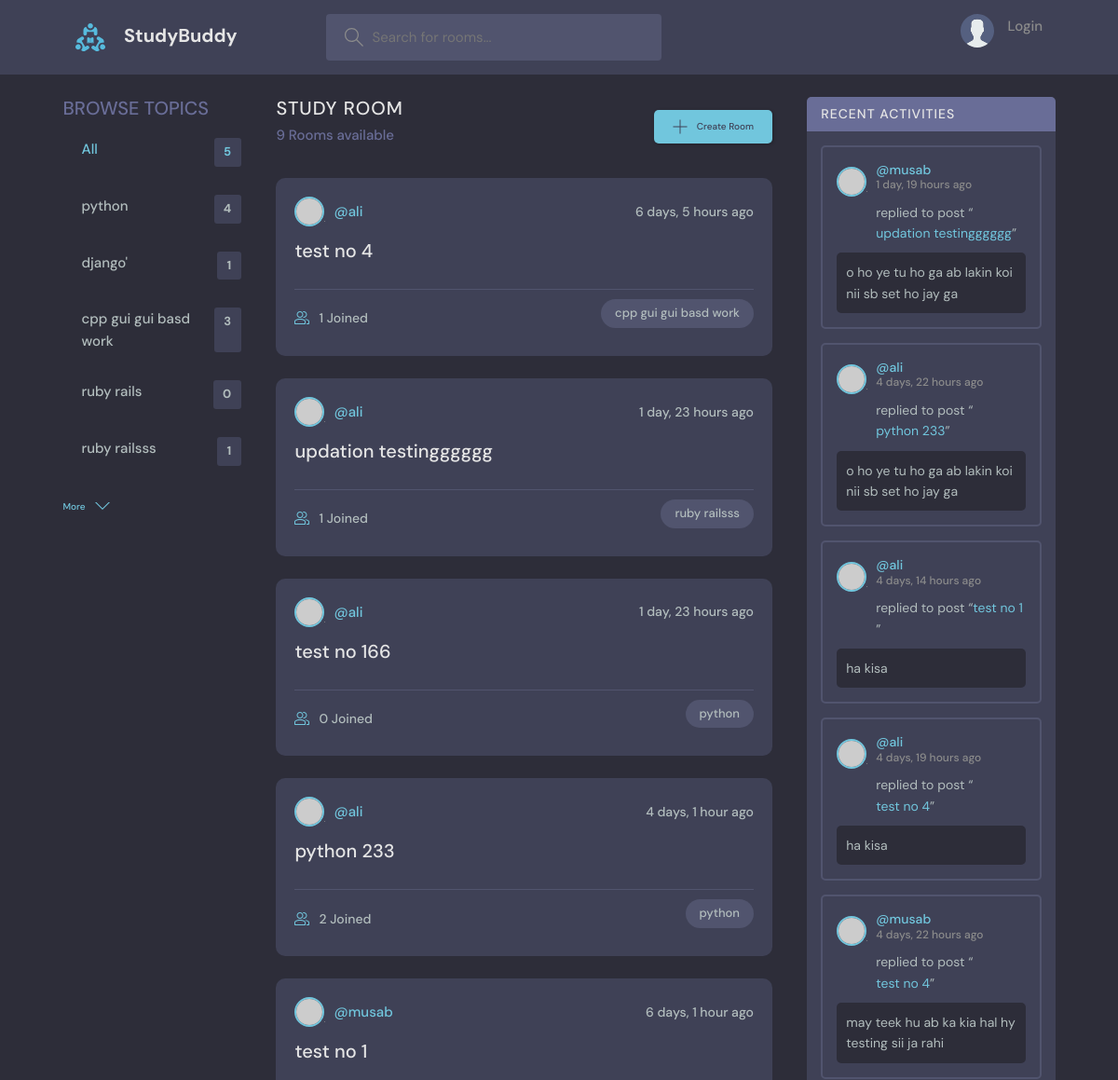
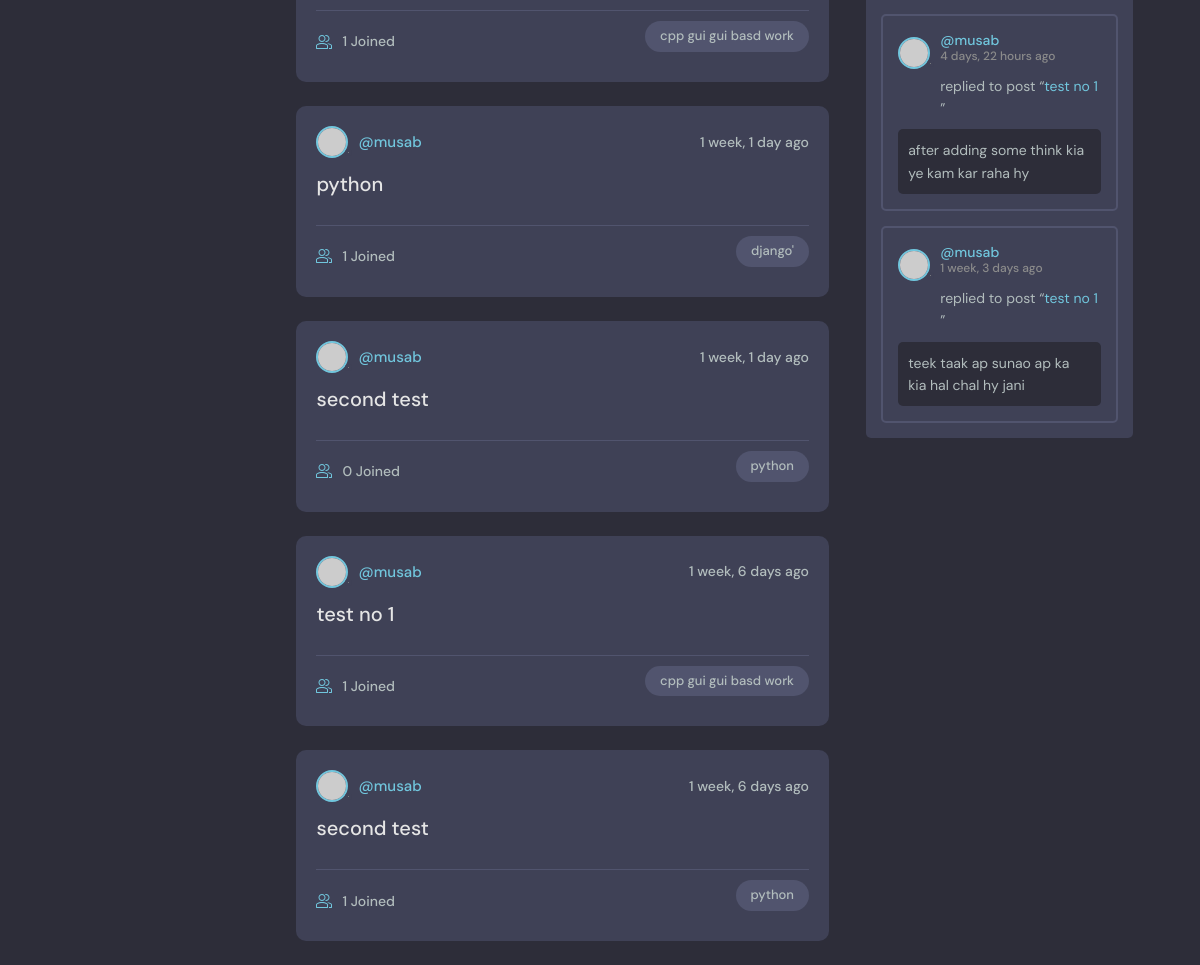
The page / on the database its author committed (2 pictures, top to bottom).
### base/models.py (models this page shows, shortened)
class Topic(models.Model):
    name = models.CharField(max_length=200)

class Room(models.Model):
    host = models.ForeignKey(User,on_delete=models.SET_NULL,null=True)
    topic = models.ForeignKey(Topic,on_delete=models.SET_NULL,null=True)
    name = models.CharField(max_length=200)
    description = models.TextField(null=True,blank=True)
    participants = models.ManyToManyField(User,related_name='participants',blank=True)
    updated = models.DateTimeField(auto_now=True)
    created = models.DateTimeField(auto_now_add = True)
    class Meta:
        ordering = ['-updated','-created']
    def __str__(self):
        return self.name

class Message(models.Model):
    user = models.ForeignKey(User,on_delete=models.CASCADE)
    room = models.ForeignKey(Room,on_delete=models.CASCADE)
    body = models.TextField()
    updated = models.DateTimeField(auto_now=True)
    created = models.DateTimeField(auto_now_add=True)
    class Meta:
        ordering = ['-updated','-created']

### base/views.py (the view)
# urls.py: path('', views.home, name="home"),
def home(request):
    q = request.GET.get('q') if request.GET.get('q') != None else ''
    rooms = Room.objects.filter(
        Q(topic__name__icontains=q) |
        Q(name__icontains=q) |
        Q(description__icontains=q)
    )
    topics = Topic.objects.all()[0:5]
    room_count = rooms.count()
    room_messages = Message.objects.filter(
        Q(room__topic__name__icontains = q))
    context = {'rooms':rooms , 'topics':topics,'room_count':room_count,
               'room_messages':room_messages}
    return render(request,'home.html',context)

### templates/home.html (shortened to what this page needs)
{% extends 'base.html' %}
 {% block room %}
    <main class="layout layout--3">
      <div class="container">
        {% include 'topics_components.html' %}
        <div class="roomList">
          <div class="roomList__header">
            <div>
              <h2>Study Room</h2>
              <p>{{room_count}} Rooms available</p>
            </div>
            <a class="btn btn--main" href="{% url 'create-room' %}">
              <svg version="1.1" xmlns="http://www.w3.org/2000/svg" width="32" height="32" viewBox="0 0 32 32">
                <title>add</title>
                <path
                  d="M16.943 0.943h-1.885v14.115h-14.115v1.885h14.115v14.115h1.885v-14.115h14.115v-1.885h-14.115v-14.115z"
                ></path>
              </svg>
              Create Room
            </a>
          </div>
          {% include 'feed_components.html' %}
        </div>
        {% include 'activity_components.html' %}
      </div>
    </main>
 {% endblock room %}

### templates/topics_components.html
        <div class="topics">
          <div class="topics__header">
            <h2>Browse Topics</h2>
          </div>
          <ul class="topics__list">
            <li>
              <a href="{% url 'home' %}" class="active">All <span>{{ topics.count }}</span></a>
            </li>
              {% for topic in topics %}
            <li>
              <a href="{% url 'home' %}?q={{topic.name}}">{{topic.name}} <span>{{topic.room_set.all.count}}</span></a>
            </li>
               {% endfor %}
          </ul>
          <a class="btn btn--link" href="{% url 'topics' %}">
            More
            <svg version="1.1" xmlns="http://www.w3.org/2000/svg" width="32" height="32" viewBox="0 0 32 32">
              <title>chevron-down</title>
              <path d="M16 21l-13-13h-3l16 16 16-16h-3l-13 13z"></path>
            </svg>
          </a>
        </div>

### templates/feed_components.html (shortened to what this page needs)
{% for room in rooms %}
<div class="roomListRoom">
            <div class="roomListRoom__header">
              <a href="{% url 'user-profile' room.host.id %}" class="roomListRoom__author">
                <div class="avatar avatar--small">
                  <img src="https://randomuser.me/api/portraits/women/11.jpg" />
                </div>
                <span>@{{room.host.username}}</span>
              </a>
              <div class="roomListRoom__actions">
                <span>{{room.created|timesince}} ago</span>
              </div>
            </div>
            <div class="roomListRoom__content">
              <a href="{% url 'room' room.id %}">{{room.name}}</a>
            </div>
            <div class="roomListRoom__meta">
              <a href="{% url 'room' room.id %}" class="roomListRoom__joined">
                {{room.participants.all.count}} Joined
              </a>
              <p class="roomListRoom__topic">{{room.topic.name}}</p>
            </div>
          </div>
{% endfor %}

### templates/activity_components.html (shortened to what this page needs)
<div class="activities">
          <div class="activities__header">
            <h2>Recent Activities</h2>
          </div>
    {% for message in room_messages %}
          <div class="activities__box">
            <div class="activities__boxHeader roomListRoom__header">
              <a href="{% url 'user-profile' message.user.id %}" class="roomListRoom__author">
                <div class="avatar avatar--small">
                  <img src="https://randomuser.me/api/portraits/women/11.jpg" />
                </div>
                <p>
                  @{{message.user}}
                  <span>{{message.created|timesince}} ago</span>
                </p>
              </a>
            </div>
            <div class="activities__boxContent">
              <p>replied to post “<a href="{% url 'room' message.room.id %}">{{message.room}}</a>”</p>
              <div class="activities__boxRoomContent">
                {{message.body}}
              </div>
            </div>
          </div>
     {% endfor %}
</div>

### rows shown on the page
Topic: name "python", room_set.all.count "4"
Topic: name "django'", room_set.all.count "1"
Topic: name "cpp gui gui basd work", room_set.all.count "3"
Topic: name "ruby rails", room_set.all.count "0"
Topic: name "ruby railsss", room_set.all.count "1"
Room: host.username "ali", created "6 days, 5 hours", name "test no 4", participants.all.count "1", topic.name "cpp gui gui basd work"
Room: host.username "ali", created "1 day, 23 hours", name "updation testingggggg", participants.all.count "1", topic.name "ruby railsss"
Room: host.username "ali", created "1 day, 23 hours", name "test no 166", participants.all.count "0", topic.name "python"
Room: host.username "ali", created "4 days, 1 hour", name "python 233", participants.all.count "2", topic.name "python"
Room: host.username "musab", created "6 days, 1 hour", name "test no 1", participants.all.count "1", topic.name "cpp gui gui basd work"
Room: host.username "musab", created "1 week, 1 day", name "python", participants.all.count "1", topic.name "django'"
Room: host.username "musab", created "1 week, 1 day", name "second test", participants.all.count "0", topic.name "python"
Room: host.username "musab", created "1 week, 6 days", name "test no 1", participants.all.count "1", topic.name "cpp gui gui basd work"
Room: host.username "musab", created "1 week, 6 days", name "second test", participants.all.count "1", topic.name "python"
Message: user "musab", created "1 day, 19 hours", room "updation testingggggg", body "o ho ye tu ho ga ab lakin koi nii sb set ho jay ga"
Message: user "ali", created "4 days, 22 hours", room "python 233", body "o ho ye tu ho ga ab lakin koi nii sb set ho jay ga"
Message: user "ali", created "4 days, 14 hours", room "test no 1", body "ha kisa"
Message: user "ali", created "4 days, 19 hours", room "test no 4", body "ha kisa"
Message: user "musab", created "4 days, 22 hours", room "test no 4", body "may teek hu ab ka kia hal hy testing sii ja rahi"
Message: user "musab", created "4 days, 22 hours", room "test no 1", body "after adding some think kia ye kam kar raha hy"
Message: user "musab", created "1 week, 3 days", room "test no 1", body "teek taak ap sunao ap ka kia hal chal hy jani"

### other values the page prints
{{ topics.count }} "5"
{{ room_count }} "9"
